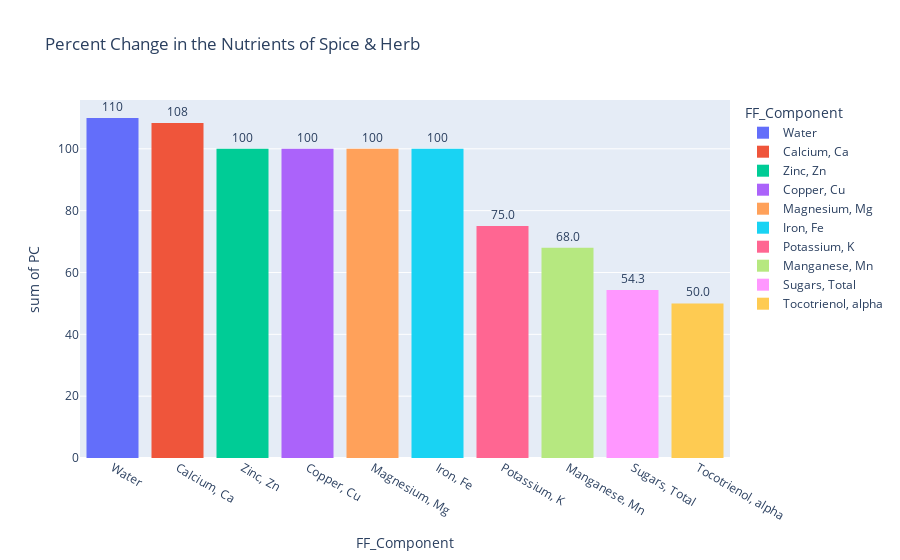

Notebook code cell kept with this figure:
### Markdown cell above
# Spices and Herbs

### Code cell
# Spices and Herbs
import pandas as pd
import plotly.express as px
csv = pd.read_csv('FF_SR_ data.csv')
df = csv[['food_category_id','FF Food description','FF_Component','SR Mean per 100g','FF Mean per 100g']]
df = df[df['FF_Component'].str.contains('SFA') == False]
df["PC"] = abs((df["FF Mean per 100g"]-df["SR Mean per 100g"])/(df["SR Mean per 100g"])) * 100
SPICES = df[df['food_category_id'] == 2]
SPICES = SPICES.sort_values(by="PC", ascending=False)
SPICES = SPICES[SPICES['PC'] != 0]
SPICES = SPICES[SPICES['SR Mean per 100g'] != 0]
topten = SPICES[0:10]
fig = px.histogram(topten, y='PC', x='FF_Component', title='Percent Change in the Nutrients of Spice & Herb',text_auto='.3s', color = 'FF_Component')
fig.update_traces(textfont_size=12, textangle=0, textposition="outside", cliponaxis=False)
fig.update_layout(barmode='stack', xaxis={'categoryorder':'total descending'})
fig.show()

### Figure 1 — Plotly figure (JSON) as saved in the notebook; plotly's stock layout.template omitted (floating-point values rounded to 4 significant figures)
{"data": [{"alignmentgroup": "True", "bingroup": "x", "cliponaxis": false, "histfunc": "sum", "hovertemplate": "FF_Component=%{x}<br>sum of PC=%{y}<extra></extra>", "legendgroup": "Water", "marker": {"color": "#636efa", "pattern": {"shape": ""}}, "name": "Water", "offsetgroup": "Water", "orientation": "v", "showlegend": true, "textangle": 0, "textfont": {"size": 12}, "textposition": "outside", "texttemplate": "%{value:.3s}", "type": "histogram", "x": ["Water"], "xaxis": "x", "y": [110.0], "yaxis": "y"}, {"alignmentgroup": "True", "bingroup": "x", "cliponaxis": false, "histfunc": "sum", "hovertemplate": "FF_Component=%{x}<br>sum of PC=%{y}<extra></extra>", "legendgroup": "Calcium, Ca", "marker": {"color": "#EF553B", "pattern": {"shape": ""}}, "name": "Calcium, Ca", "offsetgroup": "Calcium, Ca", "orientation": "v", "showlegend": true, "textangle": 0, "textfont": {"size": 12}, "textposition": "outside", "texttemplate": "%{value:.3s}", "type": "histogram", "x": ["Calcium, Ca"], "xaxis": "x", "y": [108.3], "yaxis": "y"}, {"alignmentgroup": "True", "bingroup": "x", "cliponaxis": false, "histfunc": "sum", "hovertemplate": "FF_Component=%{x}<br>sum of PC=%{y}<extra></extra>", "legendgroup": "Zinc, Zn", "marker": {"color": "#00cc96", "pattern": {"shape": ""}}, "name": "Zinc, Zn", "offsetgroup": "Zinc, Zn", "orientation": "v", "showlegend": true, "textangle": 0, "textfont": {"size": 12}, "textposition": "outside", "texttemplate": "%{value:.3s}", "type": "histogram", "x": ["Zinc, Zn"], "xaxis": "x", "y": [100], "yaxis": "y"}, {"alignmentgroup": "True", "bingroup": "x", "cliponaxis": false, "histfunc": "sum", "hovertemplate": "FF_Component=%{x}<br>sum of PC=%{y}<extra></extra>", "legendgroup": "Copper, Cu", "marker": {"color": "#ab63fa", "pattern": {"shape": ""}}, "name": "Copper, Cu", "offsetgroup": "Copper, Cu", "orientation": "v", "showlegend": true, "textangle": 0, "textfont": {"size": 12}, "textposition": "outside", "texttemplate": "%{value:.3s}", "type": "histogram", "x": ["Copper, Cu"], "xaxis": "x", "y": [100], "yaxis": "y"}, {"alignmentgroup": "True", "bingroup": "x", "cliponaxis": false, "histfunc": "sum", "hovertemplate": "FF_Component=%{x}<br>sum of PC=%{y}<extra></extra>", "legendgroup": "Magnesium, Mg", "marker": {"color": "#FFA15A", "pattern": {"shape": ""}}, "name": "Magnesium, Mg", "offsetgroup": "Magnesium, Mg", "orientation": "v", "showlegend": true, "textangle": 0, "textfont": {"size": 12}, "textposition": "outside", "texttemplate": "%{value:.3s}", "type": "histogram", "x": ["Magnesium, Mg"], "xaxis": "x", "y": [100], "yaxis": "y"}, {"alignmentgroup": "True", "bingroup": "x", "cliponaxis": false, "histfunc": "sum", "hovertemplate": "FF_Component=%{x}<br>sum of PC=%{y}<extra></extra>", "legendgroup": "Iron, Fe", "marker": {"color": "#19d3f3", "pattern": {"shape": ""}}, "name": "Iron, Fe", "offsetgroup": "Iron, Fe", "orientation": "v", "showlegend": true, "textangle": 0, "textfont": {"size": 12}, "textposition": "outside", "texttemplate": "%{value:.3s}", "type": "histogram", "x": ["Iron, Fe"], "xaxis": "x", "y": [100], "yaxis": "y"}, {"alignmentgroup": "True", "bingroup": "x", "cliponaxis": false, "histfunc": "sum", "hovertemplate": "FF_Component=%{x}<br>sum of PC=%{y}<extra></extra>", "legendgroup": "Potassium, K", "marker": {"color": "#FF6692", "pattern": {"shape": ""}}, "name": "Potassium, K", "offsetgroup": "Potassium, K", "orientation": "v", "showlegend": true, "textangle": 0, "textfont": {"size": 12}, "textposition": "outside", "texttemplate": "%{value:.3s}", "type": "histogram", "x": ["Potassium, K"], "xaxis": "x", "y": [75], "yaxis": "y"}, {"alignmentgroup": "True", "bingroup": "x", "cliponaxis": false, "histfunc": "sum", "hovertemplate": "FF_Component=%{x}<br>sum of PC=%{y}<extra></extra>", "legendgroup": "Manganese, Mn", "marker": {"color": "#B6E880", "pattern": {"shape": ""}}, "name": "Manganese, Mn", "offsetgroup": "Manganese, Mn", "orientation": "v", "showlegend": true, "textangle": 0, "textfont": {"size": 12}, "textposition": "outside", "texttemplate": "%{value:.3s}", "type": "histogram", "x": ["Manganese, Mn"], "xaxis": "x", "y": [68], "yaxis": "y"}, {"alignmentgroup": "True", "bingroup": "x", "cliponaxis": false, "histfunc": "sum", "hovertemplate": "FF_Component=%{x}<br>sum of PC=%{y}<extra></extra>", "legendgroup": "Sugars, Total", "marker": {"color": "#FF97FF", "pattern": {"shape": ""}}, "name": "Sugars, Total", "offsetgroup": "Sugars, Total", "orientation": "v", "showlegend": true, "textangle": 0, "textfont": {"size": 12}, "textposition": "outside", "texttemplate": "%{value:.3s}", "type": "histogram", "x": ["Sugars, Total"], "xaxis": "x", "y": [54.35], "yaxis": "y"}, {"alignmentgroup": "True", "bingroup": "x", "cliponaxis": false, "histfunc": "sum", "hovertemplate": "FF_Component=%{x}<br>sum of PC=%{y}<extra></extra>", "legendgroup": "Tocotrienol, alpha", "marker": {"color": "#FECB52", "pattern": {"shape": ""}}, "name": "Tocotrienol, alpha", "offsetgroup": "Tocotrienol, alpha", "orientation": "v", "showlegend": true, "textangle": 0, "textfont": {"size": 12}, "textposition": "outside", "texttemplate": "%{value:.3s}", "type": "histogram", "x": ["Tocotrienol, alpha"], "xaxis": "x", "y": [50.0], "yaxis": "y"}], "layout": {"barmode": "relative", "legend": {"title": {"text": "FF_Component"}, "tracegroupgap": 0}, "title": {"text": "Percent Change in the Nutrients of Spice & Herb"}, "xaxis": {"anchor": "y", "categoryarray": ["Water", "Calcium, Ca", "Zinc, Zn", "Copper, Cu", "Magnesium, Mg", "Iron, Fe", "Potassium, K", "Manganese, Mn", "Sugars, Total", "Tocotrienol, alpha"], "categoryorder": "array", "domain": [0, 1], "title": {"text": "FF_Component"}}, "yaxis": {"anchor": "x", "domain": [0, 1], "title": {"text": "sum of PC"}}}}
